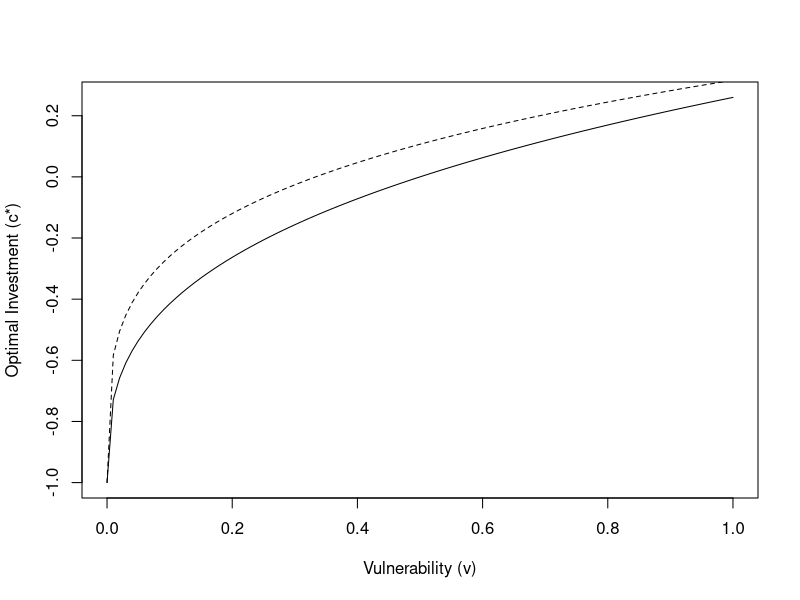
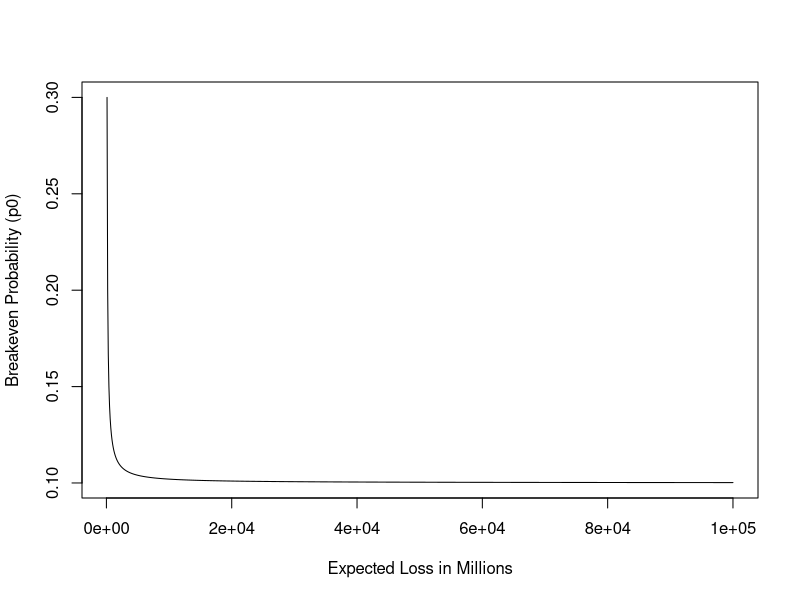

R code for these plots, in order:
ebis <- function(p0, l, ps) {
  p0*l - ps*l;
}

#ENBIS = Bernouilli assumption
enbis <- function(p0, l, ps, s) { 
  ebis(p0, l, ps)-s;
}

# making rosi 
rosi <- function(p0, l, ps, s) {
	enbis(p0, l, ps, s)/(s);
}	

#Net Present Value, fixed for legibility
npv <- function(r, c0, ct, ALE0, ALEs, tmax=10) {
  ebi <- (ALE0-ALEs-ct)
  depr <- (1+r)^(1:tmax)
  -c0+sum(ebi/depr)
}

# Optimal c

C.opt <- function(beta, v, lambda=1) {
  (beta * v * lambda)^(1/(beta+1)) - 1
}

vseq <- seq(0, 1, by = 0.01)

# Get C.opt
get_copt <- function(b) {
    C.opt(beta=b, v = vseq, 1)
}

# Plotting
# Two Enbis
plot(
    y = get_copt(2),
    x = vseq,
    type = 'l',
    ylab = "Optimal Investment (c*)",
    xlab = "Vulnerability (v)"
)

# Lines command will plot on top of the existing plot.
lines(
    y = get_copt(3),
    x = vseq,
    type = 'l',
    lty = 2
)

lseq = seq(100, 100000, 100)
# 20 mil
P.breakeven <- function(C.911, C.door = 20, reduc) {
  (C.door/C.911) + reduc
}

get_pbe <- function(risk.reduction) {
  P.breakeven(C.911 = lseq, C.door=20, reduc = risk.reduction)
}

plot(
    y = get_pbe(0.1),
    x = lseq,
    type = 'l',
    ylab = "Breakeven Probability (p0)",
    xlab = "Expected Loss in Millions"
)
